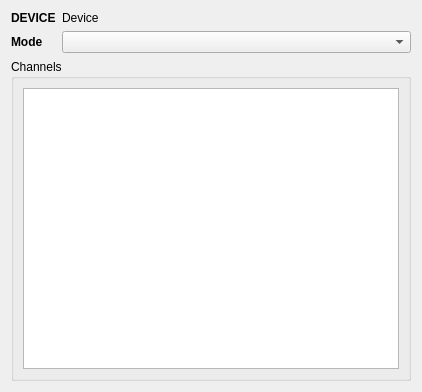
<?xml version="1.0" encoding="UTF-8"?>
<ui version="4.0">
 <class>DeviceInfoWidget</class>
 <widget class="QWidget" name="DeviceInfoWidget">
  <property name="geometry">
   <rect>
    <x>0</x>
    <y>0</y>
    <width>422</width>
    <height>392</height>
   </rect>
  </property>
  <property name="windowTitle">
   <string>Form</string>
  </property>
  <layout class="QVBoxLayout" name="verticalLayout">
   <item>
    <layout class="QFormLayout" name="formLayout">
     <item row="0" column="0">
      <widget class="QLabel" name="deviceLabel">
       <property name="font">
        <font>
         <weight>75</weight>
         <bold>true</bold>
        </font>
       </property>
       <property name="text">
        <string>DEVICE</string>
       </property>
      </widget>
     </item>
     <item row="0" column="1">
      <widget class="QLabel" name="deviceNameLabel">
       <property name="text">
        <string>Device</string>
       </property>
      </widget>
     </item>
     <item row="1" column="0">
      <widget class="QLabel" name="modeLabel">
       <property name="font">
        <font>
         <weight>75</weight>
         <bold>true</bold>
        </font>
       </property>
       <property name="text">
        <string>Mode</string>
       </property>
      </widget>
     </item>
     <item row="1" column="1">
      <widget class="QComboBox" name="modeCombo"/>
     </item>
    </layout>
   </item>
   <item>
    <widget class="QGroupBox" name="channelsGroup">
     <property name="title">
      <string>Channels</string>
     </property>
     <layout class="QVBoxLayout" name="verticalLayout_2">
      <item>
       <widget class="QListWidget" name="channelsList"/>
      </item>
     </layout>
    </widget>
   </item>
  </layout>
 </widget>
 <resources/>
 <connections/>
</ui>
